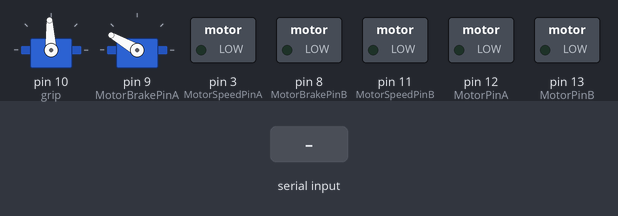
Recording of a sketch running on a simulated Arduino Uno, built with avr-gcc and run on an emulated ATmega328P. On the bench: 2 × servo, switched loads named in the sketch (green lamp = pin HIGH). Inputs (shaded band) come from the test bench. Servo pulses on a pin are drawn as a servo (544–2400 µs = 0–180°).

Above: at 1.2 s.
1.3 s: "<90,45,200,10>" received over the second serial link
At 2.8 s:
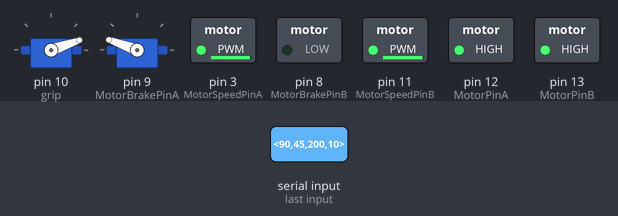
3.1 s: "<30,150,10>" received over the second serial link
At 4.1 s:
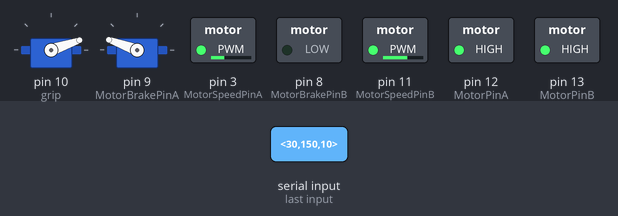
4.6 s: "<9>" received over the second serial link
At 5.2 s:
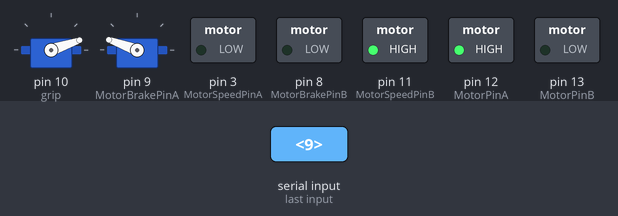
6.1 s: "<5>" received over the second serial link
At 6.4 s:
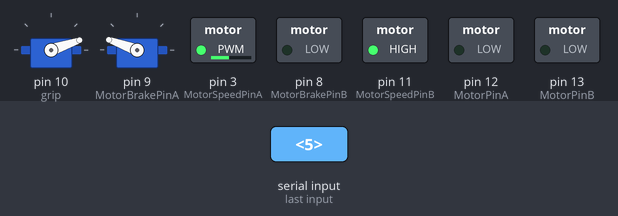
7.6 s: "<90>" received over the second serial link
At 8.7 s:
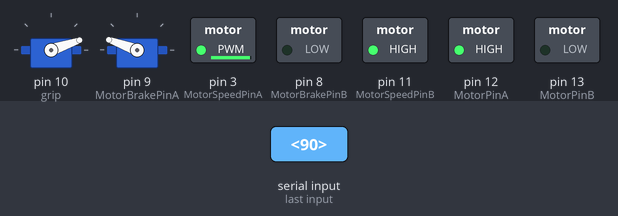
9.1 s: "<200>" received over the second serial link
At 9.8 s:
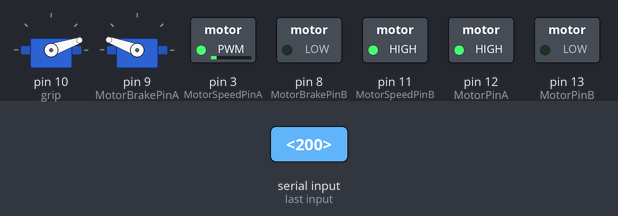
Timing chart, 0 to 11.6 s (numbered marks = the images above; inputs shaded):
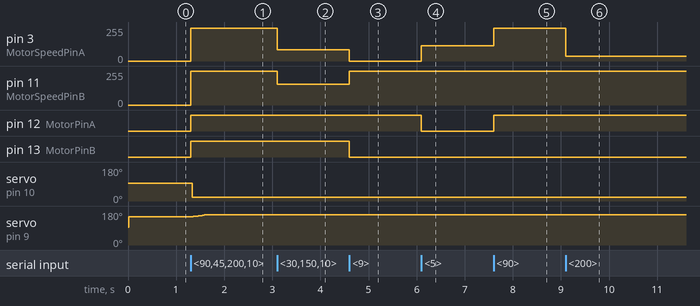

Measured:
- after the input at 1.3 s, pin 3 (MotorSpeedPinA): 0/255 → 247/255 at once; pin 11 (MotorSpeedPinB): 0/255 → 252/255 at once; pin 12 (MotorPinA), pin 13 (MotorPinB): LOW → HIGH at once; servo on pin 10 (grip): 93° → 19° at once; servo on pin 9 (MotorBrakePinA): 150° → 160° after 0.06 s
- after the input at 3.1 s, pin 3 (MotorSpeedPinA): 247/255 → 83/255 at once; pin 11 (MotorSpeedPinB): 252/255 → 155/255 at once
- after the input at 4.6 s, pin 3 (MotorSpeedPinA): 83/255 → 0/255 at once; pin 11 (MotorSpeedPinB): 155/255 → 255/255 at once; pin 13 (MotorPinB): HIGH → LOW at once
- after the input at 6.1 s, pin 3 (MotorSpeedPinA): 0/255 → 113/255 at once; pin 12 (MotorPinA): HIGH → LOW at once
- after the input at 7.6 s, pin 3 (MotorSpeedPinA): 113/255 → 247/255 at once; pin 12 (MotorPinA): LOW → HIGH at once
- after the input at 9.1 s, pin 3 (MotorSpeedPinA): 247/255 → 35/255 at once

The sketch:

bluetooth5.ino
```cpp
#include <ServoTimer1.h>

//#include <Servo.h>
#include <SoftwareSerial.h>


SoftwareSerial ss(6, 7);
ServoTimer1 grip;
ServoTimer1 lift;
const int MotorPinA = 12; // for motor A
const int MotorSpeedPinA = 3; // for motor A
const int MotorBrakePinA = 9; // for motor A


const int MotorPinB = 13; // for motor B
const int MotorSpeedPinB = 11;// for motor B
const int MotorBrakePinB = 8;// for motor B

const int CW  = HIGH;
const int CCW = LOW;

int rightServoVal = 9;
int leftServoVal = 9;

boolean newData = false;
const byte numChars = 32;
char receivedChars[numChars];

int button1High = 0;
int button2High = 0;
int button3High = 0;
int button4High = 0;
float liftDeg = 150;
float gripDeg = 25;
float liftPos = 0;
float oldGripDeg = 25;
float oldLiftDeg = 150;

void setup() {
  Serial.begin( 9600 );//  baud rate 9600 for the serial Bluetooth communication
    // motor A pin assignment
  pinMode(MotorPinA, OUTPUT);
  pinMode(MotorSpeedPinA, OUTPUT);
  pinMode(MotorBrakePinA, OUTPUT);

  // motor B pin assignment
  pinMode(MotorPinB, OUTPUT);
  pinMode(MotorSpeedPinB, OUTPUT);
  pinMode(MotorBrakePinB, OUTPUT);

  grip.attach(10);
  lift.attach(9);
  lift.write(150);

  ss.begin(9600);
}
void loop() {
  // listen for the data from raspberry pi

  getDataFromPC();
  if (newData == true) {
    newData = false;
    setMotor();
  }
  updateServoGripVal();
  updateServoLiftVal();
  if (oldLiftDeg != liftDeg) {
    oldLiftDeg = liftDeg;
    setLift();
  }
  if (oldGripDeg != gripDeg) {
   oldGripDeg = gripDeg;
   setGrip();
  }
  //Serial.println(button4High);


}

void getDataFromPC() {

    // receive data from PC and save it into inputBuffer

    static boolean recvInProgress = false;
    static byte ndx = 0;
    char startMarker = '<';
    char endMarker = '>';
    char rc;

    while (ss.available() > 0 && newData == false) {
        rc = ss.read();

        if (recvInProgress == true) {
            if (rc != endMarker) {
                receivedChars[ndx] = rc;
                ndx++;
                if (ndx >= numChars) {
                    ndx = numChars - 1;
                }
            }
            else {
                receivedChars[ndx] = '\0'; // terminate the string
                recvInProgress = false;
                ndx = 0;
                newData = true;
                parseData();
            }
        }

        else if (rc == startMarker) {
            recvInProgress = true;
        }
    }
}

void parseData() {

    // split the data into its parts
  char * strtokIndx; // this is used by strtok() as an index

  strtokIndx = strtok(receivedChars,","); // this continues where the previous call left off
  leftServoVal = atoi(strtokIndx);     // convert this part to an integer

  strtokIndx = strtok(NULL, ",");
  rightServoVal = atoi(strtokIndx);     // convert this part to an integer

  strtokIndx = strtok(NULL, ",");
  button1High = atoi(strtokIndx);

  strtokIndx = strtok(NULL, ",");
  button2High = atoi(strtokIndx);

  strtokIndx = strtok(NULL, ",");
  button3High = atoi(strtokIndx);

  strtokIndx = strtok(NULL, ",");
  button4High = atoi(strtokIndx);
  //Utvid her
}

void setMotor() {
  if (leftServoVal == 9) {
    analogWrite(MotorSpeedPinA, 0);
  } else if (leftServoVal > 9) {
    digitalWrite(MotorPinA, CW);
    analogWrite(MotorSpeedPinA, map(leftServoVal, 9, 18, 0, 255));
  } else {
    digitalWrite(MotorPinA, CCW);
    analogWrite(MotorSpeedPinA, map(leftServoVal, 9, 0, 0, 255));
  }

  if (rightServoVal == 9) {
    analogWrite(MotorSpeedPinB, 0);
  } else if (rightServoVal > 9) {
    digitalWrite(MotorPinB, CW);
    analogWrite(MotorSpeedPinB, map(rightServoVal, 9, 18, 0, 255));
  } else {
    digitalWrite(MotorPinB, CCW);
    analogWrite(MotorSpeedPinB, map(rightServoVal, 9, 0, 0, 255));
  }

}
//Inkrementell funksjon
void updateServoLiftVal() {
  if (button4High) {
    if (liftDeg > 60) {
      liftDeg -= 0.005;
    }
  }
  if (button2High) {
    if(liftDeg < 160) {
      liftDeg += 0.005;
    }
  }

}
//Hjelpefunksjon til gradvis posisjon
void setLift() {
  lift.write(liftDeg);
}
// Setter umiddelbar posisjon (Ikke i bruk)
void setLiftPos() {
  // Setter nedre posisjon
  if (button2High) {
    lift.write(150);
  }
  // Setter øvre posisjon
  if (button4High) {
    lift.write(80);
  }
}
// Funksjon for jevn åpning/lukking
void updateServoGripVal() {
  // Åpne
  if (button3High) {
    if (gripDeg < 110) {
      gripDeg += 0.025;
    }
  }
  if (button1High) {
    if(gripDeg > 20) {
      gripDeg -= 0.025;
    }
  }

}

void setGrip() {
  grip.write(gripDeg);
}
```

ServoTimer1.h
```cpp
#ifndef SERVOTIMER1_IS_IN
#define SERVOTIMER1_IS_IN

/*
  ServoTimer1.h - Software serial library
  Author: Jim Studt, jim@federated.com
  Copyright (c) 2007 David A. Mellis.  All right reserved.

  This library is free software; you can redistribute it and/or
  modify it under the terms of the GNU Lesser General Public
  License as published by the Free Software Foundation; either
  version 2.1 of the License, or (at your option) any later version.

  This library is distributed in the hope that it will be useful,
  but WITHOUT ANY WARRANTY; without even the implied warranty of
  MERCHANTABILITY or FITNESS FOR A PARTICULAR PURPOSE.  See the GNU
  Lesser General Public License for more details.

  You should have received a copy of the GNU Lesser General Public
  License along with this library; if not, write to the Free Software
  Foundation, Inc., 51 Franklin St, Fifth Floor, Boston, MA  02110-1301  USA
*/

#include <inttypes.h>
#include <wiring_private.h>

class ServoTimer1
{
  private:
    uint8_t pin;
    uint8_t angle;       // in degrees
    uint8_t min16;       // minimum pulse, 16uS units  (default is 34)
    uint8_t max16;       // maximum pulse, 16uS units, 0-4ms range (default is 150)
    static void seizeTimer1();
    static void releaseTimer1();
    static uint8_t attached9;
    static uint8_t attached10;
  public:
    ServoTimer1();
    uint8_t attach(int);     // attach to a pin, sets pinMode, returns 0 on failure, won't
                             // position the servo until a subsequent write() happens
                             // Only works for 9 and 10.
    void detach();
    void write(int);         // specify the angle in degrees, 0 to 180
    uint8_t read();
    uint8_t attached();
    void setMinimumPulse(uint16_t);  // pulse length for 0 degrees in microseconds, 540uS default
    void setMaximumPulse(uint16_t);  // pulse length for 180 degrees in microseconds, 2400uS default
    static void refresh();    // Not needed, for compatibility with Servo.
};

#endif
```
